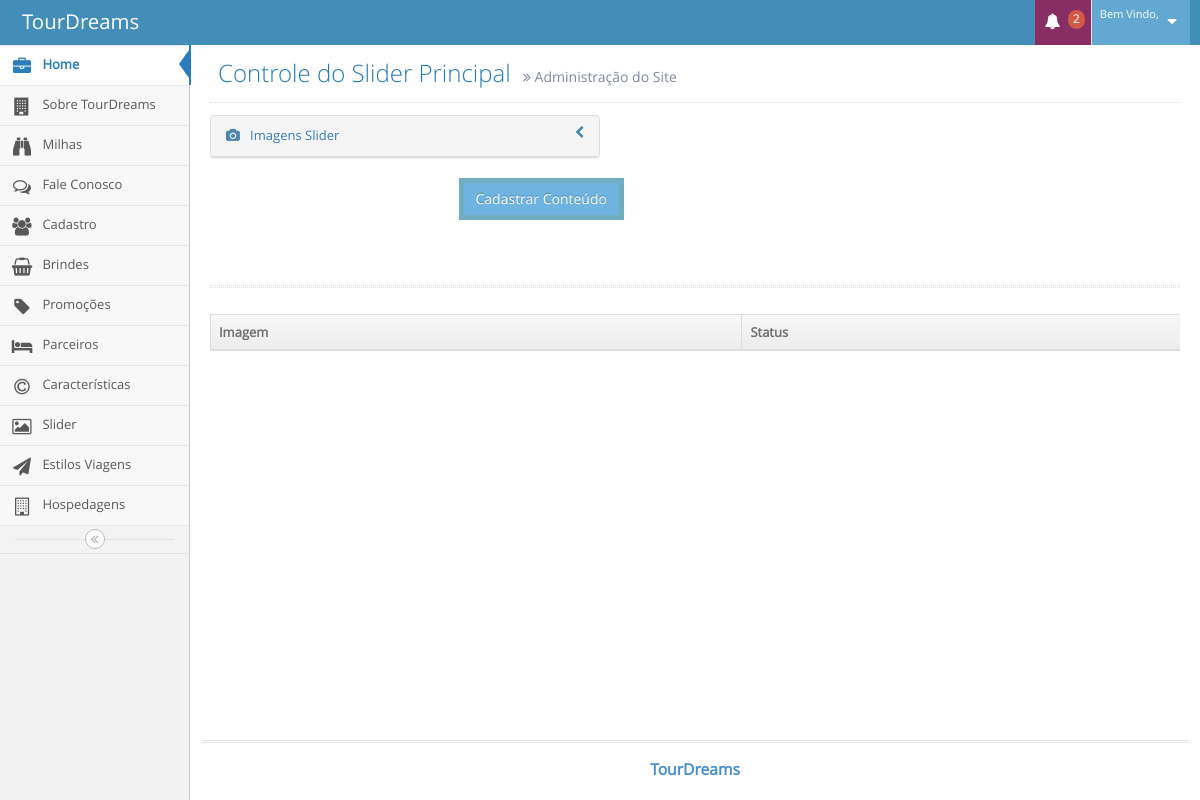
/tour_dreams/TourDreams/CMS/admSlide.php, run on an earlier commit of the app's database.
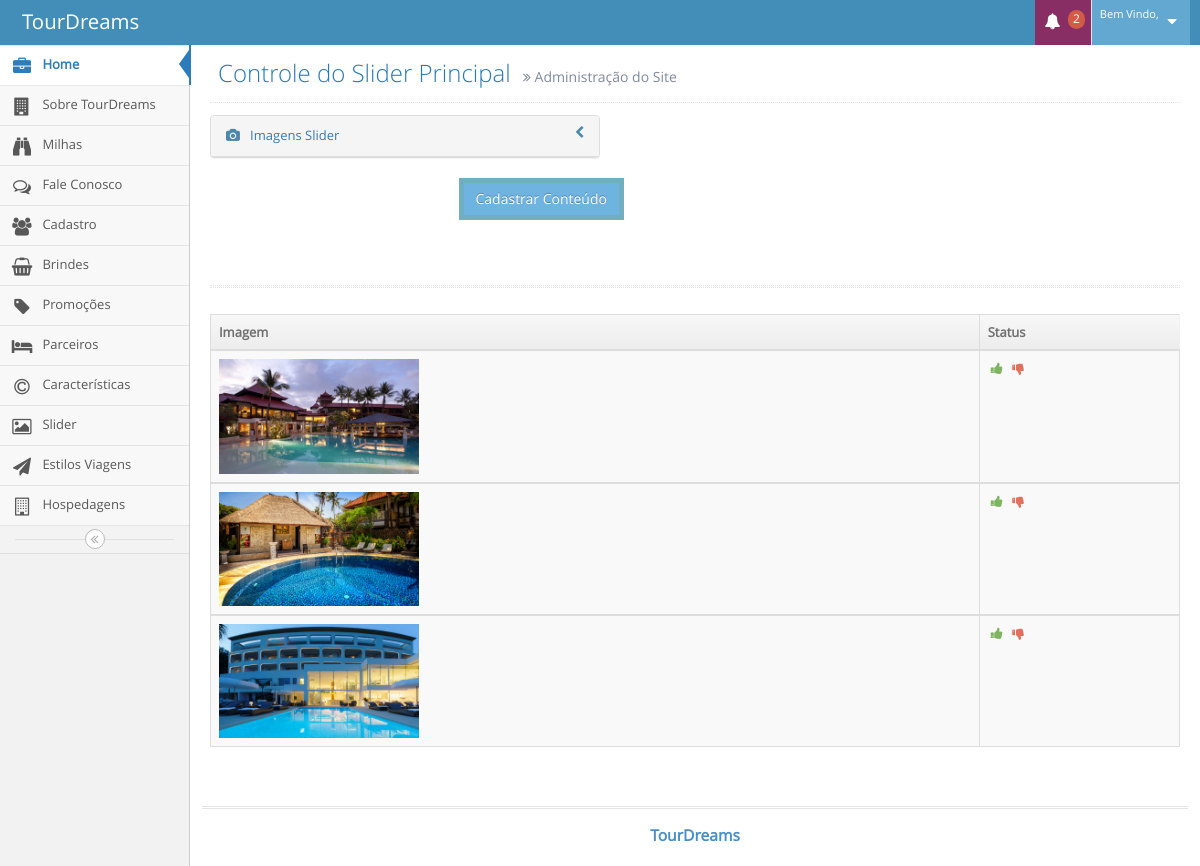
And on a later commit of the database.
### tables this page shows
CREATE TABLE `tbl_slide` (
  `id_slide` int(11) NOT NULL AUTO_INCREMENT,
  `imagem_slide` varchar(150) NOT NULL,
  `aprovacao` tinyint(4) DEFAULT NULL,
  PRIMARY KEY (`id_slide`)
);

### tour_dreams/TourDreams/CMS/admSlide.php (the view, shortened to what this page needs)
<?php
	$botao="Cadastrar Conteúdo";
	@$id_administrador = $_GET['id_administrador'];
	@$nome_administrador = $_GET['nome_administrador'];
?>
<!DOCTYPE html>
<html lang="pt-br">
	<head>
		<link rel="stylesheet" href="assets/css/bootstrap.min.css" />
		<link rel="stylesheet" href="assets/font-awesome/4.5.0/css/font-awesome.min.css" />
		<link rel="stylesheet" href="assets/css/jquery-ui.custom.min.css" />
		<link rel="stylesheet" href="assets/css/chosen.min.css" />
		<link rel="stylesheet" href="assets/css/bootstrap-datepicker3.min.css" />
		<link rel="stylesheet" href="assets/css/bootstrap-timepicker.min.css" />
		<link rel="stylesheet" href="assets/css/daterangepicker.min.css" />
		<link rel="stylesheet" href="assets/css/bootstrap-datetimepicker.min.css" />
		<link rel="stylesheet" href="assets/css/bootstrap-colorpicker.min.css" />
		<link rel="stylesheet" href="assets/css/ace.min.css" class="ace-main-stylesheet" id="main-ace-style" />
		<link rel="stylesheet" href="assets/css/ace-skins.min.css" />
		<link rel="stylesheet" href="assets/css/ace-rtl.min.css" />
	</head>
	<body class="no-skin">
		<div id="navbar" class="navbar navbar-default          ace-save-state">
			<div class="navbar-container ace-save-state" id="navbar-container">
				<div class="navbar-header pull-left">
					<a href="index.html" class="navbar-brand">
						<small>
							TourDreams
						</small>
					</a>
				</div>
				<div class="navbar-buttons navbar-header pull-right" role="navigation">
					<ul class="nav ace-nav">
						<li class="purple dropdown-modal">
							<a data-toggle="dropdown" class="dropdown-toggle" href="#">
								<i class="ace-icon fa fa-bell icon-animated-bell"></i>
								<span class="badge badge-important">2</span>
							</a>
						</li>
						<li class="light-blue dropdown-modal">
							<a data-toggle="dropdown" href="#" class="dropdown-toggle">
								<span class="user-info">
									<small>Bem Vindo,</small>
								</span>
								<i class="ace-icon fa fa-caret-down"></i>
							</a>
						</li>
					</ul>
				</div>
			</div>
		</div>
		<div class="main-container ace-save-state" id="main-container">
			<div id="sidebar" class="sidebar                  responsive                    ace-save-state">
				<ul class="nav nav-list">
					<li class="active">
						<a href="home.php?nome_administrador=<?php echo$_GET['nome_administrador'];?>&id_administrador=<?php echo$_GET['id_administrador'];?>">
							<i class="menu-icon fa fa-briefcase"></i>
							<span class="menu-text"> Home </span>
						</a>
					</li>
					<li class="">
						<a href="admSobre.php?nome_administrador=<?php echo$_GET['nome_administrador'];?>&id_administrador=<?php echo$_GET['id_administrador'];?>">
							<i class="menu-icon fa fa-building"></i>
							<span class="menu-text">  Sobre TourDreams </span>
						</a>
					</li>
					<li class="">
						<a href="admMilhas.php?nome_administrador=<?php echo$_GET['nome_administrador'];?>&id_administrador=<?php echo$_GET['id_administrador'];?>">
							<i class="menu-icon fa fa-binoculars"></i>
							<span class="menu-text"> Milhas </span>
						</a>
					</li>
					<li class="">
						<a href="admFale.php?nome_administrador=<?php echo$_GET['nome_administrador'];?>&id_administrador=<?php echo$_GET['id_administrador'];?>">
							<i class="menu-icon fa fa-comments-o"></i>
							<span class="menu-text"> Fale Conosco </span>
						</a>
					</li>
					<li class="">
						<a href="admUser.php?nome_administrador=<?php echo$_GET['nome_administrador'];?>&id_administrador=<?php echo$_GET['id_administrador'];?>">
							<i class="menu-icon fa fa-users"></i>
							<span class="menu-text"> Cadastro </span>
						</a>
					</li>
					<li class="">
						<a href="admBrindes.php?nome_administrador=<?php echo$_GET['nome_administrador'];?>&id_administrador=<?php echo$_GET['id_administrador'];?>">
							<i class="menu-icon fa fa-shopping-basket"></i>
							<span class="menu-text"> Brindes </span>
						</a>
					</li>
					<li class="">
						<a href="admPromocoes.php?nome_administrador=<?php echo$_GET['nome_administrador'];?>&id_administrador=<?php echo$_GET['id_administrador'];?>">
							<i class="menu-icon fa fa-tag"></i>
							<span class="menu-text"> Promoções </span>
						</a>
					</li>
					<li class="">
						<a href="parceiros.php?nome_administrador=<?php echo$_GET['nome_administrador'];?>&id_administrador=<?php echo$_GET['id_administrador'];?>">
							<i class="menu-icon fa fa-bed"></i>
							<span class="menu-text"> Parceiros </span>
						</a>
					</li>
					<li class="">
						<a href="admCaracteristicas.php?nome_administrador=<?php echo$_GET['nome_administrador'];?>&id_administrador=<?php echo$_GET['id_administrador'];?>">
							<i class="menu-icon fa fa-copyright"></i>
							<span class="menu-text"> Características </span>
						</a>
					</li>
					<li class="">
						<a href="admSlide.php?nome_administrador=<?php echo$_GET['nome_administrador'];?>&id_administrador=<?php echo$_GET['id_administrador'];?>">
							<i class="menu-icon fa fa-picture-o"></i>
							<span class="menu-text"> Slider </span>
						</a>
					</li>
					<li class="">
						<a href="estilo_viagem.php?nome_administrador=<?php echo$_GET['nome_administrador'];?>&id_administrador=<?php echo$_GET['id_administrador'];?>">
							<i class="menu-icon fa fa-paper-plane"></i>
							<span class="menu-text"> Estilos Viagens </span>
						</a>
					</li>
					<li class="">
						<a href="hospedagens.php?nome_administrador=<?php echo$_GET['nome_administrador'];?>&id_administrador=<?php echo$_GET['id_administrador'];?>">
							<i class="menu-icon fa fa-building-o"></i>
							<span class="menu-text"> Hospedagens </span>
						</a>
					</li>
				</ul>
				<div class="sidebar-toggle sidebar-collapse" id="sidebar-collapse">
					<i id="sidebar-toggle-icon" class="ace-icon fa fa-angle-double-left ace-save-state" data-icon1="ace-icon fa fa-angle-double-left" data-icon2="ace-icon fa fa-angle-double-right"></i>
				</div>
			</div>
			<div class="main-content">
				<div class="main-content-inner">
					<div class="page-content">
						<div class="page-header">
							<h1>
								Controle do Slider Principal
								<small>
									<i class="ace-icon fa fa-angle-double-right"></i>
									Administração do Site
								</small>
							</h1>
						</div>
						<div class="row">
							<div class="col-xs-12">
								<form class="form-horizontal" role="form" action="admSlide.php?nome_administrador=<?php echo($nome_administrador);?>&id_administrador=<?php echo($id_administrador);?>"  name="frmSlide" method="post" enctype="multipart/form-data">
									<div class="form-group has-info">
										<div class="col-xs-12 col-sm-5">
											<div class="panel panel-default">
												<div class="panel-heading">
													<a href="#faq-1-1" data-parent="#faq-list-1" data-toggle="collapse" class="accordion-toggle collapsed">
														<i class="ace-icon fa fa-chevron-left pull-right" data-icon-hide="ace-icon fa fa-chevron-down" data-icon-show="ace-icon fa fa-chevron-left"></i>
														<i class="ace-icon fa fa-camera"></i>
														&nbsp; Imagens Slider
													</a>
												</div>
											</div>
										</div>
										<div class="clearfix form-actions">
											<div class="col-md-offset-3 col-md-9">
												<input class="btn btn-info" type="submit" name="btn_slide" value="<?php echo($botao)?>">
											</div>
										</div>
									</div>
								</form>
							</div>
						</div>
					</div>
					<div class="page-content">
						<div class="row">
							<div class="col-xs-12">
								<div class="hr hr-18 dotted hr-double"></div>
								<div class="row">
									<div class="col-xs-12">
										<div class="clearfix">
										</div>
										<div>
											<table id="dynamic-table" class="table table-striped table-bordered table-hover">
												<thead>
													<tr>
														<th>Imagem</th>
														<th>Status</th>
													</tr>
												</thead>
												<?php
												$sql = "select * from tbl_slide";
												$select = mysql_query($sql);
												while($rs = mysql_fetch_array($select)){
												?>
												<tbody>
													<tr>
														<td><?php echo "<img class = 'imagem_tbl' src='Fotos_Slides/".$rs['imagem_slide']."'>"?></td>
														<td>
															<div class="hidden-sm hidden-xs action-buttons">
																<a class="green" href="admSlide.php?modo=ativarSlide&id_slide=<?php echo($rs['id_slide']);?>&nome_administrador=<?php echo($_GET['nome_administrador']);?>&id_administrador=<?php echo($_GET['id_administrador']);?>">
																	<i class="ace-icon fa fa-thumbs-up"></i>
																</a>
																<a class="red" href="admSlide.php?modo=desativarSlide&id_slide=<?php echo($rs['id_slide']);?>&nome_administrador=<?php echo($_GET['nome_administrador']);?>&id_administrador=<?php echo($_GET['id_administrador']);?>">
																	<i class="ace-icon fa fa-thumbs-down"></i>
																</a>
															</div>
														</td>
													</tr>
													<?php
														}
													?>
												</tbody>
											</table>
										</div>
									</div>
								</div>
							</div>
						</div>
					</div>
				</div>
			</div>
			<div class="footer">
				<div class="footer-inner">
					<div class="footer-content">
						<span class="bigger-120">
							<span class="blue bolder">TourDreams</span>
						</span>
					</div>
				</div>
			</div>
		</div>
	</body>
</html>

What changed in the data, as far as the page shows it:
added tbl_slide: imagem_slide (picture)
added tbl_slide: imagem_slide (picture)
added tbl_slide: imagem_slide (picture)
